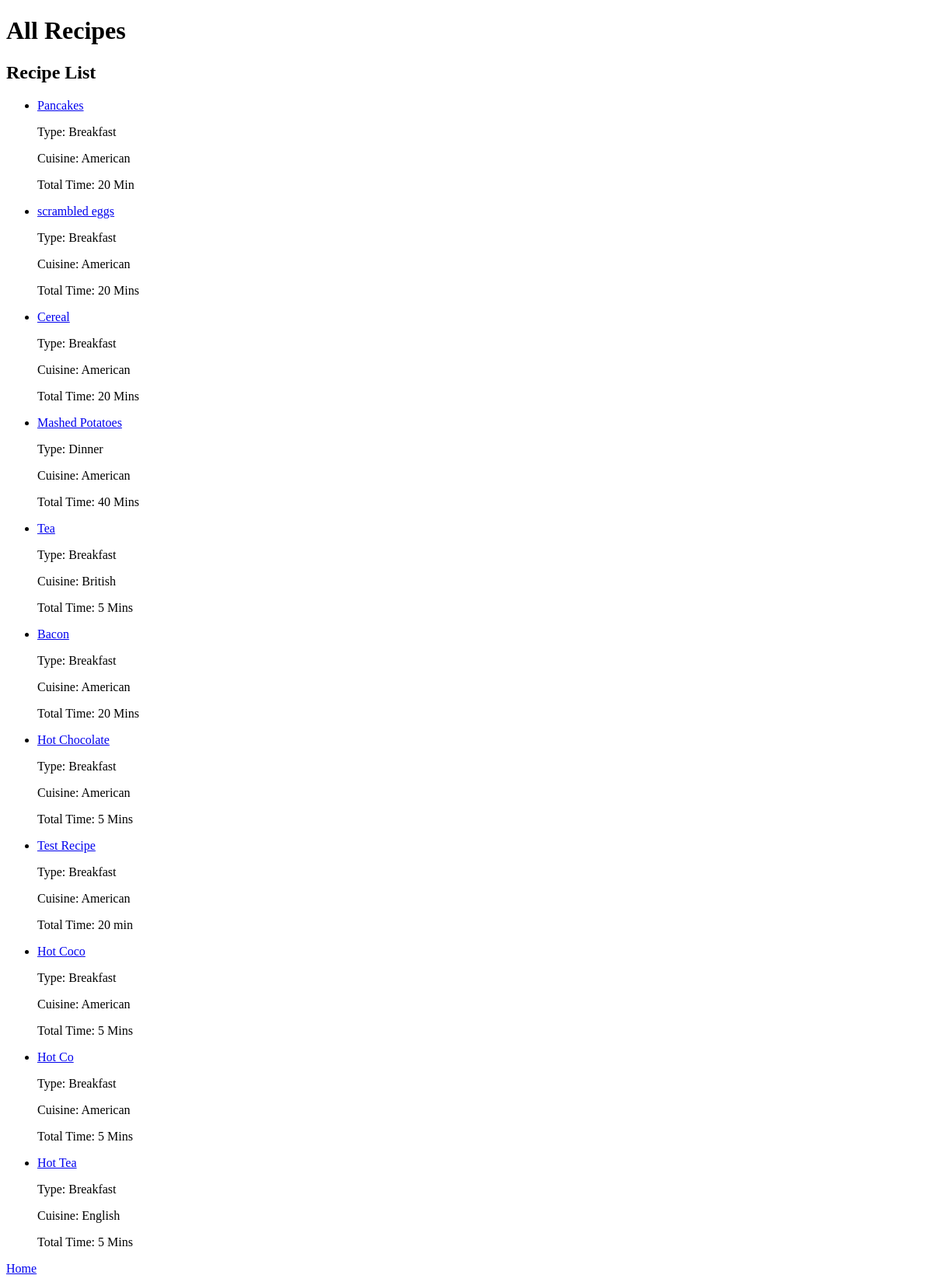
Page /all-recipes on the earlier database version.
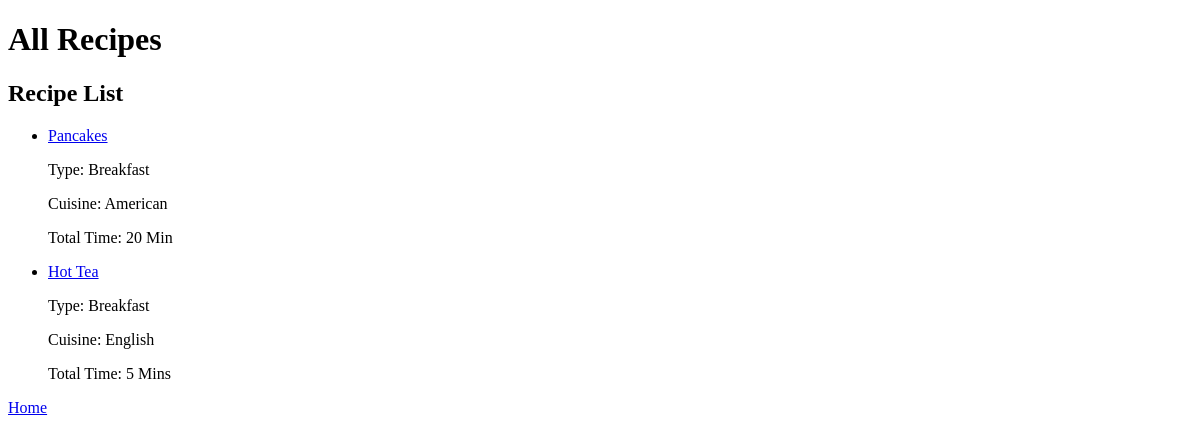
Same page on the later database version.
### tables this page shows
CREATE TABLE recipes(
                id INTEGER PRIMARY KEY AUTOINCREMENT, 
                name TEXT, 
                type TEXT, 
                cuisine TEXT, 
                season TEXT DEFAULT NULL,
                author TEXT,
                total_time TEXT,
                yield TEXT,
                image TEXT,
                UNIQUE (name, type, cuisine)
            );

### test.py (the view)
@app.route('/all-recipes')
def all_recipes():
    conn = get_db_connection()
    recipes = conn.execute(f'SELECT * FROM recipes').fetchall()
    conn.close()
    return render_template('all.html', recipes = recipes)

### test.py (called while the page is built)
def get_db_connection():
    db_path = os.path.abspath(DATABASE)
    print("Using Database FIle:", db_path)
    conn = sqlite3.connect(db_path, timeout=10)
    conn.row_factory = sqlite3.Row
    return conn

### templates/all.html (shortened to what this page needs)
<!DOCTYPE html>
<html lang="en">
<head>
</head>
<body>
    <header>
        <h1>All Recipes</h1>
    </header>
    <main>
        <section>
            <h2>Recipe List</h2>
            <ul>
                {% for recipe in recipes %}
                <li>
                    <a href="/all-recipes/{{ recipe['id'] }}">
                        {{ recipe['name'] }}
                    </a>
                    <p>Type: {{ recipe['type'] }}</p>
                    <p>Cuisine: {{ recipe['cuisine'] }}</p>
                    <p>Total Time: {{ recipe['total_time'] }}</p>
                </li>
                {% endfor %}
            </ul>
        </section>
    </main>
</body>
</html>
</html>
    <nav>
        <a href="/">Home</a>
    </nav>
</html>

Differences in the rows shown:
removed recipes: name "scrambled eggs", type "Breakfast", cuisine "American", total_time "20 Mins"
removed recipes: name "Cereal", type "Breakfast", cuisine "American", total_time "20 Mins"
removed recipes: name "Mashed Potatoes", type "Dinner", cuisine "American", total_time "40 Mins"
removed recipes: name "Tea", type "Breakfast", cuisine "British", total_time "5 Mins"
removed recipes: name "Bacon", type "Breakfast", cuisine "American", total_time "20 Mins"
removed recipes: name "Hot Chocolate", type "Breakfast", cuisine "American", total_time "5 Mins"
removed recipes: name "Test Recipe", type "Breakfast", cuisine "American", total_time "20 min"
removed recipes: name "Hot Coco", type "Breakfast", cuisine "American", total_time "5 Mins"
removed recipes: name "Hot Co", type "Breakfast", cuisine "American", total_time "5 Mins"
